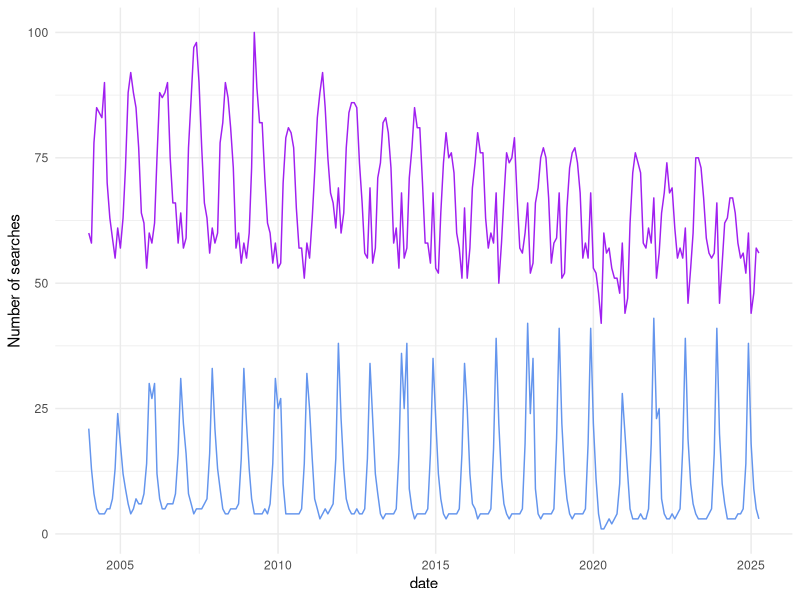
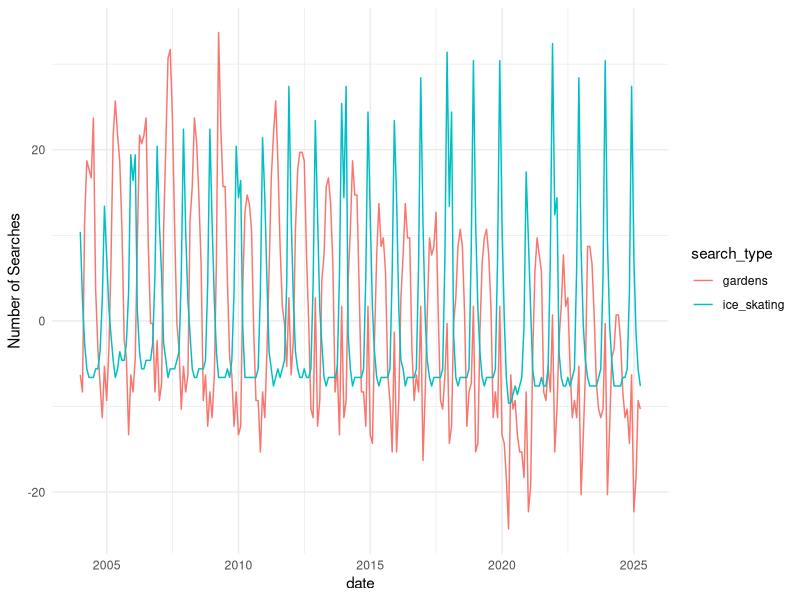
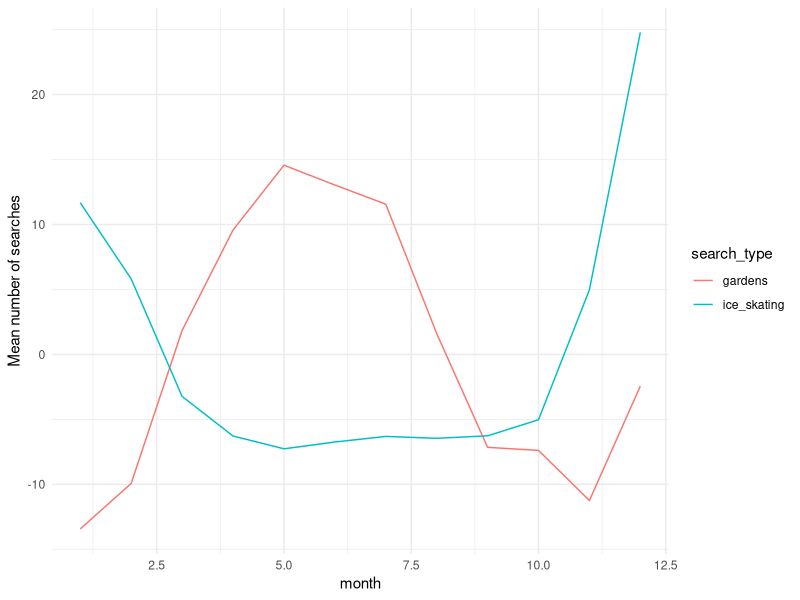
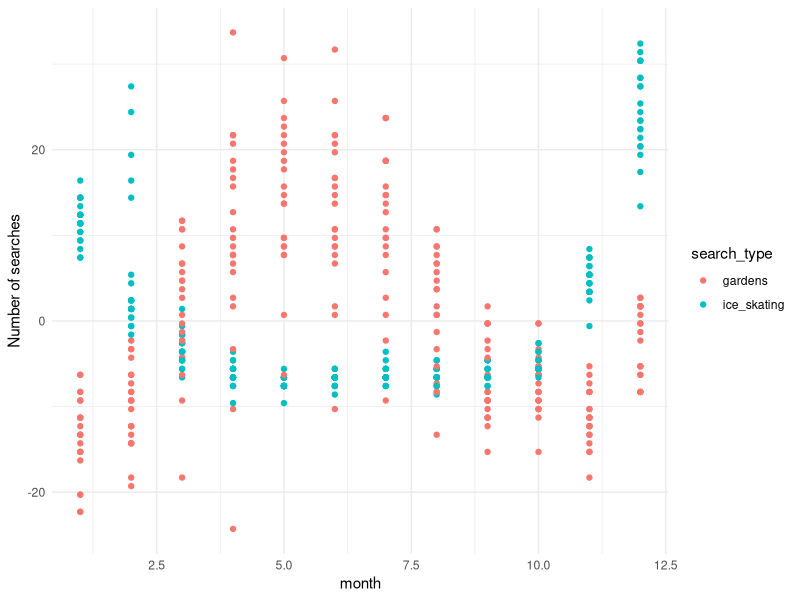

The R script that drew these images, in order:
## ---- chunk 1
#load libraries
library(tidyverse)
## ---- chunk 2
#read in data, assign to a meaningful object name
search_data <- read_csv("GoogleTrends_timeline.csv", col_names = TRUE)

#this creates an object that is called a dataframe in R. Data frames, like matrices or data tables, have one column per variable and one row per observation. Unlike matrices or data tabes, dataframes can store data of various different types together - for example, numbers, integers, character strings (words), or factors. this dataframe has two columns classified as numeric, and one classified as character.
## ---- chunk 3
# tidy dataframe
search_data_tidy <- search_data %>% 
  separate(Month, into = c("year", "month"), sep = "-", remove = FALSE) %>% #separate column into year and month
  rename("gardens" = `gardens: (United States)`, "ice_skating" = `ice skating: (United States)`, "date" = Month) %>%  #give columns shorter names
  mutate(date = ym(date)) #change the date column to year-month format
## ---- chunk 4

search_data_tidy %>% #use the search_data_tidy data frame
  ggplot() + #start a plotting environment
  geom_line(aes(x = date, y = gardens), color = "purple") + #add a layer with the number of garden searches in each month and year
  geom_line(aes(x = date, y = ice_skating), color = "cornflowerblue") + #add a layer with the number of ice skating searches in each month and year
  theme_minimal() + #change the look and feel of the plot
  ylab("Number of searches")
## ---- chunk 5
# pivot the data frame from wide to long and normalize data
search_data_long <- search_data_tidy %>%  #use the tidy data as input
  pivot_longer(gardens:ice_skating, names_to = "search_type", values_to = "nSearches") %>% #pivot from "wide" format to "long" format
  group_by(search_type) %>% #group the rows according to the type of search
  mutate(nSearches = nSearches - mean(nSearches)) %>% #mutate nSearches: calculate the mean for each group (in this case we've grouped by search_type), then subtract the mean from each value in nSearches.
  ungroup() #always ungroup your dataframe once you're done
## ---- chunk 6

search_data_long %>% #use search_data_long as the input
  ggplot() + #create a plotting environment
  geom_line(aes(x = date, y=nSearches, color = search_type)) + #create a new layer with number of searches by date, with color groups for each search type
  theme_minimal() + #make the plot prettier
  ylab("Number of Searches") #make a more descriptive y axis label
## ---- chunk 7
#summarize searches in each month and assign to a meaningful variable name
searches_by_month <- search_data_long %>% #use search_data_long as the input
  group_by(search_type,month) %>% #group by month and search type
  summarise(mean_searches = mean(nSearches)) %>% #calculate the (normalized) mean number of searches in each group
  ungroup() #always ungroup
  
#find the months with the highest number of searches and assign to a meaningful variable name
max_searches <- searches_by_month %>% #use searches_by_month as the input
  group_by(search_type) %>% #group by search type
  slice_max(mean_searches) %>% #get the row with the maximum number of searches for each group
  ungroup() #always ungroup
## ---- chunk 8
searches_by_month %>% #use searches_by_month as input data
  ggplot() + #open a ggplot environment
  geom_line(aes(x = as.numeric(month), y = mean_searches, color = search_type)) + #add a layer with a line for number of searches in each month, grouped by search type
  theme_minimal() + #make it prettier
  xlab("month") + #add a more descriptive x axis label
  ylab("Mean number of searches") #add a more descriptive y axis label
## ---- chunk 9
search_data_long %>%  #use search_data_long as input data
  ggplot() + #open a ggplot environment
  geom_point(aes(x = as.numeric(month), y = nSearches, color = search_type)) + #add a layer with a point for number of searches in each month, grouped by search type
  theme_minimal() + #make it prettier
  xlab("month") + #add a more descriptive x axis label
  ylab("Number of searches") #add a more descriptive y axis label
## ---- chunk 10
#filter data and assign it a meaningful variable name
maxmin_gardens <- search_data_long %>% #use search_data_long as the input
  filter(month %in% c("05","01")) %>% #include only the months with max and min nSearches
  filter(search_type == "gardens") #include only the "gardens" search term


#filter data and assign it a meaningful variable name
maxmin_iceskate <- search_data_long %>% #use search_data_long as the input
  filter(month %in% c("05","01")) %>% #include only the months with max and min nSearches
  filter(search_type == "ice_skating") #include only the "gardens" search term
## ---- chunk 11
#run an ANOVA and assign it a meaningful variable name
gardens_anova <- aov(formula = nSearches ~ month, data = maxmin_gardens)
#y variable is nSearches, x variable is month, using the maxmin_gardens dataset

summary(gardens_anova)
## ---- chunk 12
#run an ANOVA and assign it a meaningful variable name
iceskate_anova <- aov(formula = nSearches ~ month, data = maxmin_iceskate)
#y variable is nSearches, x variable is month, using the maxmin_iceskate dataset

summary(iceskate_anova)
